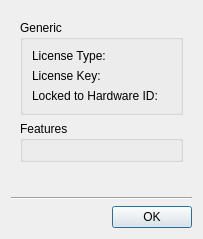
<?xml version="1.0" encoding="UTF-8"?>
<ui version="4.0">
 <class>LicenseDetailsDialog</class>
 <widget class="QDialog" name="LicenseDetailsDialog">
  <property name="windowModality">
   <enum>Qt::ApplicationModal</enum>
  </property>
  <property name="geometry">
   <rect>
    <x>0</x>
    <y>0</y>
    <width>431</width>
    <height>319</height>
   </rect>
  </property>
  <property name="sizePolicy">
   <sizepolicy hsizetype="Fixed" vsizetype="Fixed">
    <horstretch>0</horstretch>
    <verstretch>0</verstretch>
   </sizepolicy>
  </property>
  <property name="windowTitle">
   <string>License Details</string>
  </property>
  <property name="modal">
   <bool>true</bool>
  </property>
  <layout class="QVBoxLayout" name="verticalLayout">
   <property name="sizeConstraint">
    <enum>QLayout::SetFixedSize</enum>
   </property>
   <item>
    <widget class="QWidget" name="widget" native="true">
     <layout class="QVBoxLayout" name="verticalLayout_3">
      <item>
       <widget class="QGroupBox" name="groupBox">
        <property name="title">
         <string>Generic</string>
        </property>
        <property name="flat">
         <bool>true</bool>
        </property>
        <layout class="QVBoxLayout" name="verticalLayout_2">
         <item>
          <layout class="QHBoxLayout" name="horizontalLayout_2" stretch="0,1">
           <item>
            <widget class="QLabel" name="label">
             <property name="text">
              <string>License Type:</string>
             </property>
            </widget>
           </item>
           <item>
            <widget class="QLabel" name="licenseTypeLabel"/>
           </item>
          </layout>
         </item>
         <item>
          <layout class="QHBoxLayout" name="horizontalLayout_3" stretch="0,1">
           <item>
            <widget class="QLabel" name="label_5">
             <property name="text">
              <string>License Key:</string>
             </property>
            </widget>
           </item>
           <item>
            <widget class="QLabel" name="licenseKeyLabel"/>
           </item>
          </layout>
         </item>
         <item>
          <layout class="QHBoxLayout" name="horizontalLayout_4" stretch="0,1">
           <item>
            <widget class="QLabel" name="label_6">
             <property name="text">
              <string>Locked to Hardware ID:</string>
             </property>
            </widget>
           </item>
           <item>
            <widget class="QLabel" name="licenseHwidLabel"/>
           </item>
          </layout>
         </item>
        </layout>
       </widget>
      </item>
      <item>
       <widget class="QGroupBox" name="featuresGroupBox">
        <property name="title">
         <string>Features</string>
        </property>
        <property name="flat">
         <bool>true</bool>
        </property>
        <layout class="QFormLayout" name="featuresLayout">
         <property name="fieldGrowthPolicy">
          <enum>QFormLayout::AllNonFixedFieldsGrow</enum>
         </property>
        </layout>
       </widget>
      </item>
      <item>
       <widget class="QLabel" name="errorLabel">
        <property name="text">
         <string notr="true">&lt;This license type requires higher software version.&gt;</string>
        </property>
       </widget>
      </item>
     </layout>
    </widget>
   </item>
   <item>
    <widget class="Line" name="line">
     <property name="orientation">
      <enum>Qt::Horizontal</enum>
     </property>
    </widget>
   </item>
   <item>
    <widget class="QDialogButtonBox" name="buttonBox">
     <property name="standardButtons">
      <set>QDialogButtonBox::Ok</set>
     </property>
    </widget>
   </item>
  </layout>
 </widget>
 <resources/>
 <connections/>
</ui>
